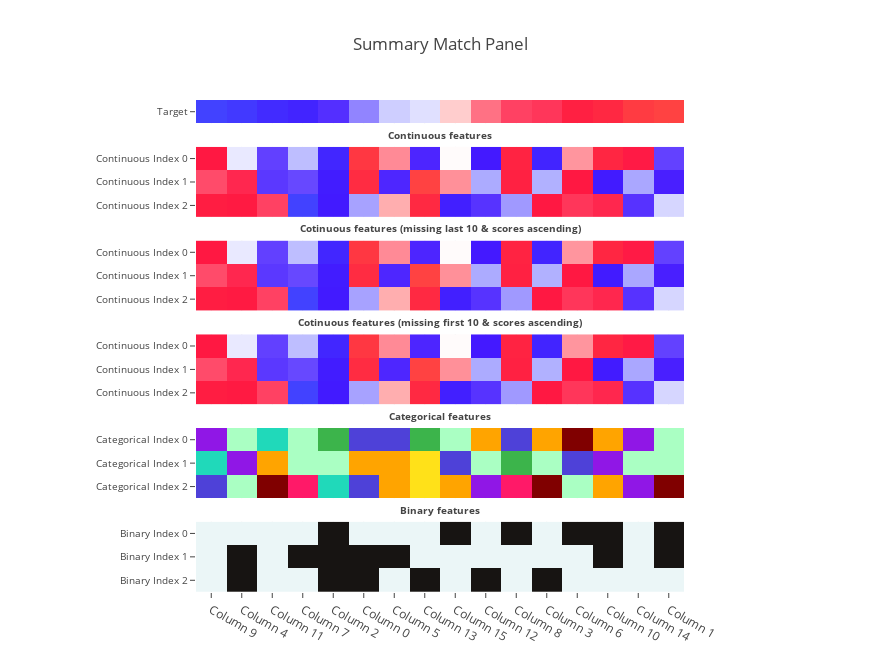
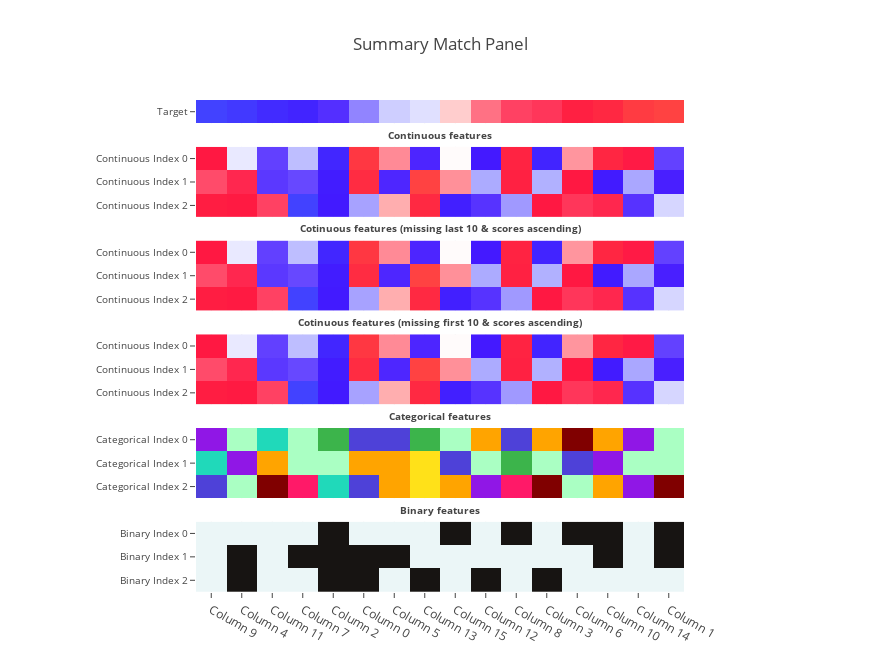

Write notebook code for charts like these, in order.
### Code cell
from match.make_summary_match_panel import make_summary_match_panel


n_index = 8

n_column = 16

features_continuous = pd.DataFrame(
    np.random.random_sample(size=(
        n_index,
        n_column,
    )),
    index=('Continuous Index {}'.format(i) for i in range(n_index)),
    columns=('Column {}'.format(i) for i in range(n_column)),
)

features_categorical = pd.DataFrame(
    np.random.random_integers(
        0,
        9,
        size=(
            n_index,
            n_column,
        )),
    index=('Categorical Index {}'.format(i) for i in range(n_index)),
    columns=('Column {}'.format(i) for i in range(n_column)),
)

features_binary = pd.DataFrame(
    np.random.random_integers(
        0,
        1,
        size=(
            n_index,
            n_column,
        )),
    index=('Binary Index {}'.format(i) for i in range(n_index)),
    columns=('Column {}'.format(i) for i in range(n_column)),
)

n = 3

features_dict = {
    'Continuous features': {
        'df': features_continuous.iloc[:n, :],
        'data_type': 'continuous',
        'emphasis': 'high',
    },
    'Cotinuous features (missing last 10 & scores ascending)': {
        'df': features_continuous.iloc[:n, :],
        'data_type': 'continuous',
        'emphasis': 'low',
    },
    'Cotinuous features (missing first 10 & scores ascending)': {
        'df': features_continuous.iloc[:n, :],
        'data_type': 'continuous',
        'emphasis': 'low',
    },
    'Categorical features': {
        'df': features_categorical.iloc[:n, :],
        'data_type': 'categorical',
        'emphasis': 'high',
    },
    'Binary features': {
        'df': features_binary.iloc[:n, :],
        'data_type': 'binary',
        'emphasis': 'high',
    },
}

score_moe_p_value_fdr = pd.DataFrame(
    index=np.concatenate(tuple(feature_dict['df'].index for feature_dict in features_dict.values())),
    columns=(
        'Score',
        '0.95 MoE',
        'P-Value',
        'FDR',
    )
)

for target, target_type in (
    (
        pd.Series(np.random.random_sample(size=n_column)),
        'continuous',
    ),
    (
        pd.Series(('Aa', ) * 4 + ('Bb', ) * 4 + ('Cc', ) * 4 + ('Aa', ) * 4 + ('Bb', ) * 4 + ('Cc', ) * 4),
        'categorical',
    ),
):
    
    target.name = 'Target'
    
    target.index = ('Column {}'.format(i) for i in range(n_column))

    make_summary_match_panel(
        target,
        features_dict,
        score_moe_p_value_fdr,
        target_type=target_type,
    )

    make_summary_match_panel(
        target,
        features_dict,
        score_moe_p_value_fdr,
        target_type=target_type,
        plot_only_columns_shared_by_target_and_all_features=True,
    )

### Figure 1 — Plotly figure (JSON) as saved in the notebook; plotly's stock layout.template omitted (floating-point values rounded to 4 significant figures; data arrays with more than 128 entries replaced by an {"elided": "..."} marker saying what was removed)
{"data": [{"colorscale": {"elided": "256x2 mixed values"}, "showscale": false, "text": [["Column 9", "Column 4", "Column 11", "Column 7", "Column 2", "Column 0", "Column 5", "Column 13", "Column 15", "Column 12", "Column 8", "Column 3", "Column 6", "Column 10", "Column 14", "Column 1"]], "type": "heatmap", "uid": "91f6e61e-0576-45c5-a148-3c0696a00b0e", "x": ["Column 9", "Column 4", "Column 11", "Column 7", "Column 2", "Column 0", "Column 5", "Column 13", "Column 15", "Column 12", "Column 8", "Column 3", "Column 6", "Column 10", "Column 14", "Column 1"], "y": ["Target"], "yaxis": "y6", "z": [[-1.541, -1.44, -1.272, -1.166, -0.7706, -0.4494, -0.2139, -0.1446, 0.1668, 0.4516, 0.5901, 0.6717, 1.04, 1.175, 1.411, 1.492]], "zmax": 1.492, "zmin": -1.541}, {"colorscale": {"elided": "256x2 mixed values"}, "showscale": false, "type": "heatmap", "uid": "4707545b-9f2f-45cb-b3fe-e246defba4fd", "x": ["Column 9", "Column 4", "Column 11", "Column 7", "Column 2", "Column 0", "Column 5", "Column 13", "Column 15", "Column 12", "Column 8", "Column 3", "Column 6", "Column 10", "Column 14", "Column 1"], "y": ["Continuous Index 2", "Continuous Index 1", "Continuous Index 0"], "yaxis": "y5", "z": [[1.132, 1.091, 0.6776, -1.845, -1.189, -0.455, 0.3133, 1.388, -1.284, -0.8966, -0.4834, 1.037, 0.7657, 0.8927, -0.9049, -0.2379], [0.6354, 0.8885, -0.8571, -0.7509, -1.223, 1.431, -1.005, 1.741, 0.4133, -0.4279, 1.227, -0.4083, 1.05, -1.217, -0.439, -1.059], [1.054, -0.1547, -0.7856, -0.3468, -1.444, 1.593, 0.429, -1.016, -0.03704, -1.111, 1.266, -1.389, 0.3931, 1.329, 0.9985, -0.7786]], "zmax": 1.741, "zmin": -1.845}, {"colorscale": {"elided": "256x2 mixed values"}, "showscale": false, "type": "heatmap", "uid": "a39edaaa-b0da-4657-b23d-8b983cf86309", "x": ["Column 9", "Column 4", "Column 11", "Column 7", "Column 2", "Column 0", "Column 5", "Column 13", "Column 15", "Column 12", "Column 8", "Column 3", "Column 6", "Column 10", "Column 14", "Column 1"], "y": ["Continuous Index 2", "Continuous Index 1", "Continuous Index 0"], "yaxis": "y4", "z": [[1.132, 1.091, 0.6776, -1.845, -1.189, -0.455, 0.3133, 1.388, -1.284, -0.8966, -0.4834, 1.037, 0.7657, 0.8927, -0.9049, -0.2379], [0.6354, 0.8885, -0.8571, -0.7509, -1.223, 1.431, -1.005, 1.741, 0.4133, -0.4279, 1.227, -0.4083, 1.05, -1.217, -0.439, -1.059], [1.054, -0.1547, -0.7856, -0.3468, -1.444, 1.593, 0.429, -1.016, -0.03704, -1.111, 1.266, -1.389, 0.3931, 1.329, 0.9985, -0.7786]], "zmax": 1.741, "zmin": -1.845}, {"colorscale": {"elided": "256x2 mixed values"}, "showscale": false, "type": "heatmap", "uid": "e59f0ea3-7b27-4fde-8c13-c419df6524d6", "x": ["Column 9", "Column 4", "Column 11", "Column 7", "Column 2", "Column 0", "Column 5", "Column 13", "Column 15", "Column 12", "Column 8", "Column 3", "Column 6", "Column 10", "Column 14", "Column 1"], "y": ["Continuous Index 2", "Continuous Index 1", "Continuous Index 0"], "yaxis": "y3", "z": [[1.132, 1.091, 0.6776, -1.845, -1.189, -0.455, 0.3133, 1.388, -1.284, -0.8966, -0.4834, 1.037, 0.7657, 0.8927, -0.9049, -0.2379], [0.6354, 0.8885, -0.8571, -0.7509, -1.223, 1.431, -1.005, 1.741, 0.4133, -0.4279, 1.227, -0.4083, 1.05, -1.217, -0.439, -1.059], [1.054, -0.1547, -0.7856, -0.3468, -1.444, 1.593, 0.429, -1.016, -0.03704, -1.111, 1.266, -1.389, 0.3931, 1.329, 0.9985, -0.7786]], "zmax": 1.741, "zmin": -1.845}, {"colorscale": [[0, "#20d9ba"], [0.125, "#9017e6"], [0.25, "#ff1968"], [0.375, "#ffe119"], [0.5, "#3cb44b"], [0.625, "#4e41d8"], [0.75, "#ffa400"], [0.875, "#aaffc3"], [1, "#800000"]], "showscale": false, "type": "heatmap", "uid": "46818aeb-0def-4d43-a1a7-70dbd59fe759", "x": ["Column 9", "Column 4", "Column 11", "Column 7", "Column 2", "Column 0", "Column 5", "Column 13", "Column 15", "Column 12", "Column 8", "Column 3", "Column 6", "Column 10", "Column 14", "Column 1"], "y": ["Categorical Index 2", "Categorical Index 1", "Categorical Index 0"], "yaxis": "y2", "z": [[5, 7, 8, 2, 0, 5, 6, 3, 6, 1, 2, 8, 7, 6, 1, 8], [0, 1, 6, 7, 7, 6, 6, 3, 5, 7, 4, 7, 5, 1, 7, 7], [1, 7, 0, 7, 4, 5, 5, 4, 7, 6, 5, 6, 8, 6, 1, 7]]}, {"colorscale": [[0, "#ebf6f7"], [1, "#171412"]], "showscale": false, "type": "heatmap", "uid": "8a065748-cbfe-42e5-9264-ab89598557c7", "x": ["Column 9", "Column 4", "Column 11", "Column 7", "Column 2", "Column 0", "Column 5", "Column 13", "Column 15", "Column 12", "Column 8", "Column 3", "Column 6", "Column 10", "Column 14", "Column 1"], "y": ["Binary Index 2", "Binary Index 1", "Binary Index 0"], "yaxis": "y", "z": [[0, 1, 0, 0, 1, 1, 0, 1, 0, 1, 0, 1, 0, 0, 0, 0], [0, 1, 0, 1, 1, 1, 1, 0, 0, 0, 0, 0, 0, 1, 0, 1], [0, 0, 0, 0, 1, 0, 0, 0, 1, 0, 1, 0, 1, 1, 0, 1]]}], "layout": {"annotations": [{"font": {"size": 9.6}, "showarrow": false, "text": "<b>Continuous features</b>", "x": 0.5, "xanchor": "center", "xref": "paper", "y": 0.9286, "yanchor": "middle", "yref": "paper"}, {"font": {"size": 9.6}, "showarrow": false, "text": "<b>Cotinuous features (missing last 10 & scores ascending)</b>", "x": 0.5, "xanchor": "center", "xref": "paper", "y": 0.7381, "yanchor": "middle", "yref": "paper"}, {"font": {"size": 9.6}, "showarrow": false, "text": "<b>Cotinuous features (missing first 10 & scores ascending)</b>", "x": 0.5, "xanchor": "center", "xref": "paper", "y": 0.5476, "yanchor": "middle", "yref": "paper"}, {"font": {"size": 9.6}, "showarrow": false, "text": "<b>Categorical features</b>", "x": 0.5, "xanchor": "center", "xref": "paper", "y": 0.3571, "yanchor": "middle", "yref": "paper"}, {"font": {"size": 9.6}, "showarrow": false, "text": "<b>Binary features</b>", "x": 0.5, "xanchor": "center", "xref": "paper", "y": 0.1667, "yanchor": "middle", "yref": "paper"}], "height": 672, "margin": {"l": 196, "r": 196}, "title": "Summary Match Panel", "width": 880, "xaxis": {"anchor": "y"}, "yaxis": {"domain": [0, 0.1429], "dtick": 1, "tickfont": {"size": 9.6}}, "yaxis2": {"domain": [0.1905, 0.3333], "dtick": 1, "tickfont": {"size": 9.6}}, "yaxis3": {"domain": [0.381, 0.5238], "dtick": 1, "tickfont": {"size": 9.6}}, "yaxis4": {"domain": [0.5714, 0.7143], "dtick": 1, "tickfont": {"size": 9.6}}, "yaxis5": {"domain": [0.7619, 0.9048], "dtick": 1, "tickfont": {"size": 9.6}}, "yaxis6": {"domain": [0.9524, 1], "tickfont": {"size": 9.6}}}}

### Figure 2 — Plotly figure (JSON) as saved in the notebook; plotly's stock layout.template omitted (floating-point values rounded to 4 significant figures; data arrays with more than 128 entries replaced by an {"elided": "..."} marker saying what was removed)
{"data": [{"colorscale": {"elided": "256x2 mixed values"}, "showscale": false, "text": [["Column 9", "Column 4", "Column 11", "Column 7", "Column 2", "Column 0", "Column 5", "Column 13", "Column 15", "Column 12", "Column 8", "Column 3", "Column 6", "Column 10", "Column 14", "Column 1"]], "type": "heatmap", "uid": "cd24d53e-964e-4d02-8795-7e0c29ee6cbb", "x": ["Column 9", "Column 4", "Column 11", "Column 7", "Column 2", "Column 0", "Column 5", "Column 13", "Column 15", "Column 12", "Column 8", "Column 3", "Column 6", "Column 10", "Column 14", "Column 1"], "y": ["Target"], "yaxis": "y6", "z": [[-1.541, -1.44, -1.272, -1.166, -0.7706, -0.4494, -0.2139, -0.1446, 0.1668, 0.4516, 0.5901, 0.6717, 1.04, 1.175, 1.411, 1.492]], "zmax": 1.492, "zmin": -1.541}, {"colorscale": {"elided": "256x2 mixed values"}, "showscale": false, "type": "heatmap", "uid": "3233e153-f048-4a08-a4a9-a01e44427aad", "x": ["Column 9", "Column 4", "Column 11", "Column 7", "Column 2", "Column 0", "Column 5", "Column 13", "Column 15", "Column 12", "Column 8", "Column 3", "Column 6", "Column 10", "Column 14", "Column 1"], "y": ["Continuous Index 2", "Continuous Index 1", "Continuous Index 0"], "yaxis": "y5", "z": [[1.132, 1.091, 0.6776, -1.845, -1.189, -0.455, 0.3133, 1.388, -1.284, -0.8966, -0.4834, 1.037, 0.7657, 0.8927, -0.9049, -0.2379], [0.6354, 0.8885, -0.8571, -0.7509, -1.223, 1.431, -1.005, 1.741, 0.4133, -0.4279, 1.227, -0.4083, 1.05, -1.217, -0.439, -1.059], [1.054, -0.1547, -0.7856, -0.3468, -1.444, 1.593, 0.429, -1.016, -0.03704, -1.111, 1.266, -1.389, 0.3931, 1.329, 0.9985, -0.7786]], "zmax": 1.741, "zmin": -1.845}, {"colorscale": {"elided": "256x2 mixed values"}, "showscale": false, "type": "heatmap", "uid": "1d16e078-4328-4f19-bba4-60e4aeeca724", "x": ["Column 9", "Column 4", "Column 11", "Column 7", "Column 2", "Column 0", "Column 5", "Column 13", "Column 15", "Column 12", "Column 8", "Column 3", "Column 6", "Column 10", "Column 14", "Column 1"], "y": ["Continuous Index 2", "Continuous Index 1", "Continuous Index 0"], "yaxis": "y4", "z": [[1.132, 1.091, 0.6776, -1.845, -1.189, -0.455, 0.3133, 1.388, -1.284, -0.8966, -0.4834, 1.037, 0.7657, 0.8927, -0.9049, -0.2379], [0.6354, 0.8885, -0.8571, -0.7509, -1.223, 1.431, -1.005, 1.741, 0.4133, -0.4279, 1.227, -0.4083, 1.05, -1.217, -0.439, -1.059], [1.054, -0.1547, -0.7856, -0.3468, -1.444, 1.593, 0.429, -1.016, -0.03704, -1.111, 1.266, -1.389, 0.3931, 1.329, 0.9985, -0.7786]], "zmax": 1.741, "zmin": -1.845}, {"colorscale": {"elided": "256x2 mixed values"}, "showscale": false, "type": "heatmap", "uid": "5049a581-d699-4ed5-b0e3-6fe6ee71acda", "x": ["Column 9", "Column 4", "Column 11", "Column 7", "Column 2", "Column 0", "Column 5", "Column 13", "Column 15", "Column 12", "Column 8", "Column 3", "Column 6", "Column 10", "Column 14", "Column 1"], "y": ["Continuous Index 2", "Continuous Index 1", "Continuous Index 0"], "yaxis": "y3", "z": [[1.132, 1.091, 0.6776, -1.845, -1.189, -0.455, 0.3133, 1.388, -1.284, -0.8966, -0.4834, 1.037, 0.7657, 0.8927, -0.9049, -0.2379], [0.6354, 0.8885, -0.8571, -0.7509, -1.223, 1.431, -1.005, 1.741, 0.4133, -0.4279, 1.227, -0.4083, 1.05, -1.217, -0.439, -1.059], [1.054, -0.1547, -0.7856, -0.3468, -1.444, 1.593, 0.429, -1.016, -0.03704, -1.111, 1.266, -1.389, 0.3931, 1.329, 0.9985, -0.7786]], "zmax": 1.741, "zmin": -1.845}, {"colorscale": [[0, "#20d9ba"], [0.125, "#9017e6"], [0.25, "#ff1968"], [0.375, "#ffe119"], [0.5, "#3cb44b"], [0.625, "#4e41d8"], [0.75, "#ffa400"], [0.875, "#aaffc3"], [1, "#800000"]], "showscale": false, "type": "heatmap", "uid": "ddd16fba-f299-4086-95ee-9a4f529b1ab7", "x": ["Column 9", "Column 4", "Column 11", "Column 7", "Column 2", "Column 0", "Column 5", "Column 13", "Column 15", "Column 12", "Column 8", "Column 3", "Column 6", "Column 10", "Column 14", "Column 1"], "y": ["Categorical Index 2", "Categorical Index 1", "Categorical Index 0"], "yaxis": "y2", "z": [[5, 7, 8, 2, 0, 5, 6, 3, 6, 1, 2, 8, 7, 6, 1, 8], [0, 1, 6, 7, 7, 6, 6, 3, 5, 7, 4, 7, 5, 1, 7, 7], [1, 7, 0, 7, 4, 5, 5, 4, 7, 6, 5, 6, 8, 6, 1, 7]]}, {"colorscale": [[0, "#ebf6f7"], [1, "#171412"]], "showscale": false, "type": "heatmap", "uid": "a2b7e586-24ff-49d5-b2bd-1b7758279329", "x": ["Column 9", "Column 4", "Column 11", "Column 7", "Column 2", "Column 0", "Column 5", "Column 13", "Column 15", "Column 12", "Column 8", "Column 3", "Column 6", "Column 10", "Column 14", "Column 1"], "y": ["Binary Index 2", "Binary Index 1", "Binary Index 0"], "yaxis": "y", "z": [[0, 1, 0, 0, 1, 1, 0, 1, 0, 1, 0, 1, 0, 0, 0, 0], [0, 1, 0, 1, 1, 1, 1, 0, 0, 0, 0, 0, 0, 1, 0, 1], [0, 0, 0, 0, 1, 0, 0, 0, 1, 0, 1, 0, 1, 1, 0, 1]]}], "layout": {"annotations": [{"font": {"size": 9.6}, "showarrow": false, "text": "<b>Continuous features</b>", "x": 0.5, "xanchor": "center", "xref": "paper", "y": 0.9286, "yanchor": "middle", "yref": "paper"}, {"font": {"size": 9.6}, "showarrow": false, "text": "<b>Cotinuous features (missing last 10 & scores ascending)</b>", "x": 0.5, "xanchor": "center", "xref": "paper", "y": 0.7381, "yanchor": "middle", "yref": "paper"}, {"font": {"size": 9.6}, "showarrow": false, "text": "<b>Cotinuous features (missing first 10 & scores ascending)</b>", "x": 0.5, "xanchor": "center", "xref": "paper", "y": 0.5476, "yanchor": "middle", "yref": "paper"}, {"font": {"size": 9.6}, "showarrow": false, "text": "<b>Categorical features</b>", "x": 0.5, "xanchor": "center", "xref": "paper", "y": 0.3571, "yanchor": "middle", "yref": "paper"}, {"font": {"size": 9.6}, "showarrow": false, "text": "<b>Binary features</b>", "x": 0.5, "xanchor": "center", "xref": "paper", "y": 0.1667, "yanchor": "middle", "yref": "paper"}], "height": 672, "margin": {"l": 196, "r": 196}, "title": "Summary Match Panel", "width": 880, "xaxis": {"anchor": "y"}, "yaxis": {"domain": [0, 0.1429], "dtick": 1, "tickfont": {"size": 9.6}}, "yaxis2": {"domain": [0.1905, 0.3333], "dtick": 1, "tickfont": {"size": 9.6}}, "yaxis3": {"domain": [0.381, 0.5238], "dtick": 1, "tickfont": {"size": 9.6}}, "yaxis4": {"domain": [0.5714, 0.7143], "dtick": 1, "tickfont": {"size": 9.6}}, "yaxis5": {"domain": [0.7619, 0.9048], "dtick": 1, "tickfont": {"size": 9.6}}, "yaxis6": {"domain": [0.9524, 1], "tickfont": {"size": 9.6}}}}
